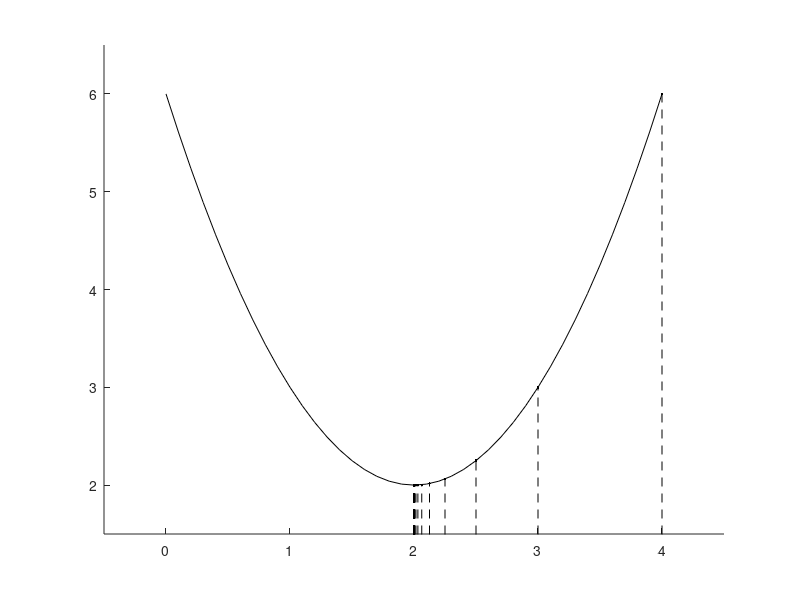

Here is the MATLAB script that generated this plot:
clear all;
clc;

%% 梯度下降
x = (0:0.1:4);
[m,n] = size(x);
y = zeros(m,n);
for i=1:n
    y(m,i) = (x(m,i) - 2)^2 + 2;
end
g = zeros(100,2);
g(1,1) = 4;
g(1,2) = (g(1,1)-2)^2 + 2;
for i =2:100
    g(i,1) = g(i-1,1) - 0.25 * 2 * (g(i-1,1) - 2);
    g(i,2) = (g(i,1)-2)^2 + 2;
    if g(i,2) == 2
        break
    end
end
hold on;
plot(x, y,'color',[0,0,0]);
for i =1:100
    if g(i,1) ~= 0
        plot(g(i,1),g(i,2),'.k');
        plot([g(i,1) g(i,1)],[0 g(i,2)],'--','color',[0,0,0]);
    end
end

axis([-0.5 4.5 1.5 6.5]);
hold off;